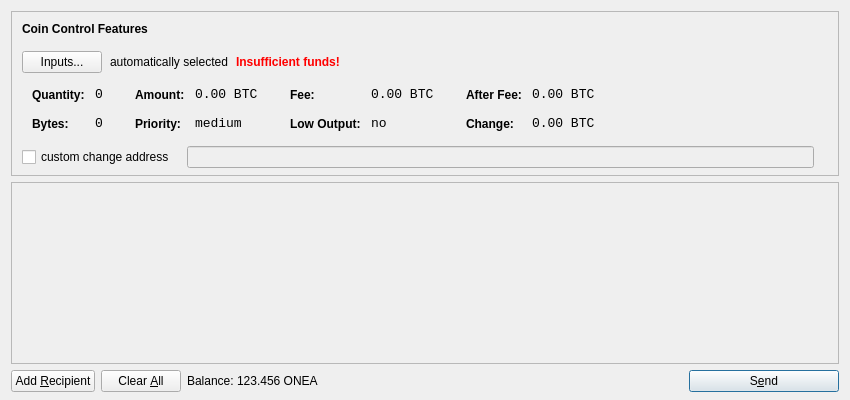
<?xml version="1.0" encoding="UTF-8"?>
<ui version="4.0">
 <class>SendCoinsDialog</class>
 <widget class="QDialog" name="SendCoinsDialog">
  <property name="geometry">
   <rect>
    <x>0</x>
    <y>0</y>
    <width>850</width>
    <height>400</height>
   </rect>
  </property>
  <property name="windowTitle">
   <string>Send Coins</string>
  </property>
  <layout class="QVBoxLayout" name="verticalLayout" stretch="0,1,0">
   <property name="bottomMargin">
    <number>8</number>
   </property>
   <item>
    <widget class="QFrame" name="frameCoinControl">
     <property name="sizePolicy">
      <sizepolicy hsizetype="Expanding" vsizetype="Expanding">
       <horstretch>0</horstretch>
       <verstretch>0</verstretch>
      </sizepolicy>
     </property>
     <property name="maximumSize">
      <size>
       <width>16777215</width>
       <height>16777215</height>
      </size>
     </property>
     <property name="frameShape">
      <enum>QFrame::StyledPanel</enum>
     </property>
     <property name="frameShadow">
      <enum>QFrame::Sunken</enum>
     </property>
     <layout class="QVBoxLayout" name="verticalLayoutCoinControl2">
      <property name="spacing">
       <number>-1</number>
      </property>
      <property name="leftMargin">
       <number>0</number>
      </property>
      <property name="topMargin">
       <number>0</number>
      </property>
      <property name="rightMargin">
       <number>0</number>
      </property>
      <property name="bottomMargin">
       <number>6</number>
      </property>
      <item>
       <layout class="QVBoxLayout" name="verticalLayoutCoinControl" stretch="0,0,0,0,1">
        <property name="spacing">
         <number>0</number>
        </property>
        <property name="leftMargin">
         <number>10</number>
        </property>
        <property name="topMargin">
         <number>10</number>
        </property>
        <item>
         <layout class="QHBoxLayout" name="horizontalLayoutCoinControl1">
          <property name="bottomMargin">
           <number>15</number>
          </property>
          <item>
           <widget class="QLabel" name="labelCoinControlFeatures">
            <property name="sizePolicy">
             <sizepolicy hsizetype="Preferred" vsizetype="Maximum">
              <horstretch>0</horstretch>
              <verstretch>0</verstretch>
             </sizepolicy>
            </property>
            <property name="font">
             <font>
              <weight>75</weight>
              <bold>true</bold>
             </font>
            </property>
            <property name="styleSheet">
             <string notr="true">font-weight:bold;</string>
            </property>
            <property name="text">
             <string>Coin Control Features</string>
            </property>
           </widget>
          </item>
         </layout>
        </item>
        <item>
         <layout class="QHBoxLayout" name="horizontalLayoutCoinControl2" stretch="0,0,0,0">
          <property name="spacing">
           <number>8</number>
          </property>
          <property name="bottomMargin">
           <number>10</number>
          </property>
          <item>
           <widget class="QPushButton" name="pushButtonCoinControl">
            <property name="styleSheet">
             <string notr="true"/>
            </property>
            <property name="text">
             <string>Inputs...</string>
            </property>
           </widget>
          </item>
          <item>
           <widget class="QLabel" name="labelCoinControlAutomaticallySelected">
            <property name="text">
             <string>automatically selected</string>
            </property>
            <property name="margin">
             <number>5</number>
            </property>
           </widget>
          </item>
          <item>
           <widget class="QLabel" name="labelCoinControlInsuffFunds">
            <property name="font">
             <font>
              <weight>75</weight>
              <bold>true</bold>
             </font>
            </property>
            <property name="styleSheet">
             <string notr="true">color:red;font-weight:bold;</string>
            </property>
            <property name="text">
             <string>Insufficient funds!</string>
            </property>
            <property name="margin">
             <number>5</number>
            </property>
           </widget>
          </item>
          <item>
           <spacer name="horizontalSpacerCoinControl">
            <property name="orientation">
             <enum>Qt::Horizontal</enum>
            </property>
            <property name="sizeHint" stdset="0">
             <size>
              <width>40</width>
              <height>1</height>
             </size>
            </property>
           </spacer>
          </item>
         </layout>
        </item>
        <item>
         <widget class="QWidget" name="widgetCoinControl" native="true">
          <property name="sizePolicy">
           <sizepolicy hsizetype="Preferred" vsizetype="Preferred">
            <horstretch>0</horstretch>
            <verstretch>0</verstretch>
           </sizepolicy>
          </property>
          <property name="minimumSize">
           <size>
            <width>0</width>
            <height>0</height>
           </size>
          </property>
          <property name="styleSheet">
           <string notr="true"/>
          </property>
          <layout class="QHBoxLayout" name="horizontalLayoutCoinControl5">
           <property name="margin">
            <number>0</number>
           </property>
           <item>
            <layout class="QHBoxLayout" name="horizontalLayoutCoinControl3" stretch="0,0,0,1">
             <property name="spacing">
              <number>20</number>
             </property>
             <property name="topMargin">
              <number>0</number>
             </property>
             <property name="bottomMargin">
              <number>10</number>
             </property>
             <item>
              <layout class="QFormLayout" name="formLayoutCoinControl1">
               <property name="horizontalSpacing">
                <number>10</number>
               </property>
               <property name="verticalSpacing">
                <number>14</number>
               </property>
               <property name="leftMargin">
                <number>10</number>
               </property>
               <property name="topMargin">
                <number>4</number>
               </property>
               <property name="rightMargin">
                <number>6</number>
               </property>
               <item row="0" column="0">
                <widget class="QLabel" name="labelCoinControlQuantityText">
                 <property name="styleSheet">
                  <string notr="true">font-weight:bold;</string>
                 </property>
                 <property name="text">
                  <string>Quantity:</string>
                 </property>
                 <property name="margin">
                  <number>0</number>
                 </property>
                </widget>
               </item>
               <item row="0" column="1">
                <widget class="QLabel" name="labelCoinControlQuantity">
                 <property name="font">
                  <font>
                   <family>Monospace</family>
                   <pointsize>10</pointsize>
                  </font>
                 </property>
                 <property name="cursor">
                  <cursorShape>IBeamCursor</cursorShape>
                 </property>
                 <property name="contextMenuPolicy">
                  <enum>Qt::ActionsContextMenu</enum>
                 </property>
                 <property name="text">
                  <string notr="true">0</string>
                 </property>
                 <property name="margin">
                  <number>0</number>
                 </property>
                 <property name="textInteractionFlags">
                  <set>Qt::LinksAccessibleByMouse|Qt::TextSelectableByKeyboard|Qt::TextSelectableByMouse</set>
                 </property>
                </widget>
               </item>
               <item row="1" column="0">
                <widget class="QLabel" name="labelCoinControlBytesText">
                 <property name="styleSheet">
                  <string notr="true">font-weight:bold;</string>
                 </property>
                 <property name="text">
                  <string>Bytes:</string>
                 </property>
                </widget>
               </item>
               <item row="1" column="1">
                <widget class="QLabel" name="labelCoinControlBytes">
                 <property name="font">
                  <font>
                   <family>Monospace</family>
                   <pointsize>10</pointsize>
                  </font>
                 </property>
                 <property name="cursor">
                  <cursorShape>IBeamCursor</cursorShape>
                 </property>
                 <property name="contextMenuPolicy">
                  <enum>Qt::ActionsContextMenu</enum>
                 </property>
                 <property name="text">
                  <string notr="true">0</string>
                 </property>
                 <property name="textInteractionFlags">
                  <set>Qt::LinksAccessibleByMouse|Qt::TextSelectableByKeyboard|Qt::TextSelectableByMouse</set>
                 </property>
                </widget>
               </item>
              </layout>
             </item>
             <item>
              <layout class="QFormLayout" name="formLayoutCoinControl2">
               <property name="horizontalSpacing">
                <number>10</number>
               </property>
               <property name="verticalSpacing">
                <number>14</number>
               </property>
               <property name="leftMargin">
                <number>6</number>
               </property>
               <property name="topMargin">
                <number>4</number>
               </property>
               <property name="rightMargin">
                <number>6</number>
               </property>
               <item row="0" column="0">
                <widget class="QLabel" name="labelCoinControlAmountText">
                 <property name="styleSheet">
                  <string notr="true">font-weight:bold;</string>
                 </property>
                 <property name="text">
                  <string>Amount:</string>
                 </property>
                 <property name="margin">
                  <number>0</number>
                 </property>
                </widget>
               </item>
               <item row="0" column="1">
                <widget class="QLabel" name="labelCoinControlAmount">
                 <property name="font">
                  <font>
                   <family>Monospace</family>
                   <pointsize>10</pointsize>
                  </font>
                 </property>
                 <property name="cursor">
                  <cursorShape>IBeamCursor</cursorShape>
                 </property>
                 <property name="contextMenuPolicy">
                  <enum>Qt::ActionsContextMenu</enum>
                 </property>
                 <property name="text">
                  <string notr="true">0.00 BTC</string>
                 </property>
                 <property name="textInteractionFlags">
                  <set>Qt::LinksAccessibleByMouse|Qt::TextSelectableByKeyboard|Qt::TextSelectableByMouse</set>
                 </property>
                </widget>
               </item>
               <item row="1" column="0">
                <widget class="QLabel" name="labelCoinControlPriorityText">
                 <property name="styleSheet">
                  <string notr="true">font-weight:bold;</string>
                 </property>
                 <property name="text">
                  <string>Priority:</string>
                 </property>
                </widget>
               </item>
               <item row="1" column="1">
                <widget class="QLabel" name="labelCoinControlPriority">
                 <property name="font">
                  <font>
                   <family>Monospace</family>
                   <pointsize>10</pointsize>
                  </font>
                 </property>
                 <property name="cursor">
                  <cursorShape>IBeamCursor</cursorShape>
                 </property>
                 <property name="contextMenuPolicy">
                  <enum>Qt::ActionsContextMenu</enum>
                 </property>
                 <property name="text">
                  <string>medium</string>
                 </property>
                 <property name="textInteractionFlags">
                  <set>Qt::LinksAccessibleByMouse|Qt::TextSelectableByKeyboard|Qt::TextSelectableByMouse</set>
                 </property>
                </widget>
               </item>
              </layout>
             </item>
             <item>
              <layout class="QFormLayout" name="formLayoutCoinControl3">
               <property name="horizontalSpacing">
                <number>10</number>
               </property>
               <property name="verticalSpacing">
                <number>14</number>
               </property>
               <property name="leftMargin">
                <number>6</number>
               </property>
               <property name="topMargin">
                <number>4</number>
               </property>
               <property name="rightMargin">
                <number>6</number>
               </property>
               <item row="0" column="0">
                <widget class="QLabel" name="labelCoinControlFeeText">
                 <property name="styleSheet">
                  <string notr="true">font-weight:bold;</string>
                 </property>
                 <property name="text">
                  <string>Fee:</string>
                 </property>
                 <property name="margin">
                  <number>0</number>
                 </property>
                </widget>
               </item>
               <item row="0" column="1">
                <widget class="QLabel" name="labelCoinControlFee">
                 <property name="font">
                  <font>
                   <family>Monospace</family>
                   <pointsize>10</pointsize>
                  </font>
                 </property>
                 <property name="cursor">
                  <cursorShape>IBeamCursor</cursorShape>
                 </property>
                 <property name="contextMenuPolicy">
                  <enum>Qt::ActionsContextMenu</enum>
                 </property>
                 <property name="text">
                  <string notr="true">0.00 BTC</string>
                 </property>
                 <property name="textInteractionFlags">
                  <set>Qt::LinksAccessibleByMouse|Qt::TextSelectableByKeyboard|Qt::TextSelectableByMouse</set>
                 </property>
                </widget>
               </item>
               <item row="1" column="0">
                <widget class="QLabel" name="labelCoinControlLowOutputText">
                 <property name="styleSheet">
                  <string notr="true">font-weight:bold;</string>
                 </property>
                 <property name="text">
                  <string>Low Output:</string>
                 </property>
                </widget>
               </item>
               <item row="1" column="1">
                <widget class="QLabel" name="labelCoinControlLowOutput">
                 <property name="font">
                  <font>
                   <family>Monospace</family>
                   <pointsize>10</pointsize>
                  </font>
                 </property>
                 <property name="cursor">
                  <cursorShape>IBeamCursor</cursorShape>
                 </property>
                 <property name="contextMenuPolicy">
                  <enum>Qt::ActionsContextMenu</enum>
                 </property>
                 <property name="text">
                  <string>no</string>
                 </property>
                 <property name="textInteractionFlags">
                  <set>Qt::LinksAccessibleByMouse|Qt::TextSelectableByKeyboard|Qt::TextSelectableByMouse</set>
                 </property>
                </widget>
               </item>
              </layout>
             </item>
             <item>
              <layout class="QFormLayout" name="formLayoutCoinControl4">
               <property name="horizontalSpacing">
                <number>10</number>
               </property>
               <property name="verticalSpacing">
                <number>14</number>
               </property>
               <property name="leftMargin">
                <number>6</number>
               </property>
               <property name="topMargin">
                <number>4</number>
               </property>
               <property name="rightMargin">
                <number>6</number>
               </property>
               <item row="0" column="0">
                <widget class="QLabel" name="labelCoinControlAfterFeeText">
                 <property name="styleSheet">
                  <string notr="true">font-weight:bold;</string>
                 </property>
                 <property name="text">
                  <string>After Fee:</string>
                 </property>
                 <property name="margin">
                  <number>0</number>
                 </property>
                </widget>
               </item>
               <item row="0" column="1">
                <widget class="QLabel" name="labelCoinControlAfterFee">
                 <property name="font">
                  <font>
                   <family>Monospace</family>
                   <pointsize>10</pointsize>
                  </font>
                 </property>
                 <property name="cursor">
                  <cursorShape>IBeamCursor</cursorShape>
                 </property>
                 <property name="contextMenuPolicy">
                  <enum>Qt::ActionsContextMenu</enum>
                 </property>
                 <property name="text">
                  <string notr="true">0.00 BTC</string>
                 </property>
                 <property name="textInteractionFlags">
                  <set>Qt::LinksAccessibleByMouse|Qt::TextSelectableByKeyboard|Qt::TextSelectableByMouse</set>
                 </property>
                </widget>
               </item>
               <item row="1" column="0">
                <widget class="QLabel" name="labelCoinControlChangeText">
                 <property name="styleSheet">
                  <string notr="true">font-weight:bold;</string>
                 </property>
                 <property name="text">
                  <string>Change:</string>
                 </property>
                </widget>
               </item>
               <item row="1" column="1">
                <widget class="QLabel" name="labelCoinControlChange">
                 <property name="font">
                  <font>
                   <family>Monospace</family>
                   <pointsize>10</pointsize>
                  </font>
                 </property>
                 <property name="cursor">
                  <cursorShape>IBeamCursor</cursorShape>
                 </property>
                 <property name="contextMenuPolicy">
                  <enum>Qt::ActionsContextMenu</enum>
                 </property>
                 <property name="text">
                  <string notr="true">0.00 BTC</string>
                 </property>
                 <property name="textInteractionFlags">
                  <set>Qt::LinksAccessibleByMouse|Qt::TextSelectableByKeyboard|Qt::TextSelectableByMouse</set>
                 </property>
                </widget>
               </item>
              </layout>
             </item>
            </layout>
           </item>
          </layout>
         </widget>
        </item>
        <item>
         <layout class="QHBoxLayout" name="horizontalLayoutCoinControl4" stretch="0,0,0">
          <property name="spacing">
           <number>12</number>
          </property>
          <property name="sizeConstraint">
           <enum>QLayout::SetDefaultConstraint</enum>
          </property>
          <property name="topMargin">
           <number>5</number>
          </property>
          <property name="rightMargin">
           <number>5</number>
          </property>
          <item>
           <widget class="QCheckBox" name="checkBoxCoinControlChange">
            <property name="text">
             <string>custom change address</string>
            </property>
           </widget>
          </item>
          <item>
           <widget class="QLineEdit" name="lineEditCoinControlChange">
            <property name="enabled">
             <bool>false</bool>
            </property>
            <property name="sizePolicy">
             <sizepolicy hsizetype="Expanding" vsizetype="Fixed">
              <horstretch>0</horstretch>
              <verstretch>0</verstretch>
             </sizepolicy>
            </property>
           </widget>
          </item>
          <item>
           <widget class="QLabel" name="labelCoinControlChangeLabel">
            <property name="sizePolicy">
             <sizepolicy hsizetype="Preferred" vsizetype="Expanding">
              <horstretch>0</horstretch>
              <verstretch>0</verstretch>
             </sizepolicy>
            </property>
            <property name="minimumSize">
             <size>
              <width>0</width>
              <height>0</height>
             </size>
            </property>
            <property name="text">
             <string/>
            </property>
            <property name="margin">
             <number>3</number>
            </property>
           </widget>
          </item>
         </layout>
        </item>
        <item>
         <spacer name="verticalSpacerCoinControl">
          <property name="orientation">
           <enum>Qt::Vertical</enum>
          </property>
          <property name="sizeHint" stdset="0">
           <size>
            <width>800</width>
            <height>1</height>
           </size>
          </property>
         </spacer>
        </item>
       </layout>
      </item>
     </layout>
    </widget>
   </item>
   <item>
    <widget class="QScrollArea" name="scrollArea">
     <property name="widgetResizable">
      <bool>true</bool>
     </property>
     <widget class="QWidget" name="scrollAreaWidgetContents">
      <property name="geometry">
       <rect>
        <x>0</x>
        <y>0</y>
        <width>830</width>
        <height>165</height>
       </rect>
      </property>
      <layout class="QVBoxLayout" name="verticalLayout_2">
       <property name="margin">
        <number>0</number>
       </property>
       <item>
        <layout class="QVBoxLayout" name="entries">
         <property name="spacing">
          <number>6</number>
         </property>
        </layout>
       </item>
       <item>
        <spacer name="verticalSpacer">
         <property name="orientation">
          <enum>Qt::Vertical</enum>
         </property>
         <property name="sizeHint" stdset="0">
          <size>
           <width>20</width>
           <height>40</height>
          </size>
         </property>
        </spacer>
       </item>
      </layout>
     </widget>
    </widget>
   </item>
   <item>
    <layout class="QHBoxLayout" name="horizontalLayout">
     <item>
      <widget class="QPushButton" name="addButton">
       <property name="toolTip">
        <string>Send to multiple recipients at once</string>
       </property>
       <property name="text">
        <string>Add &amp;Recipient</string>
       </property>
       <property name="icon">
        <iconset resource="../bitcoin.qrc">
         <normaloff>:/icons/add</normaloff>:/icons/add</iconset>
       </property>
       <property name="autoDefault">
        <bool>false</bool>
       </property>
      </widget>
     </item>
     <item>
      <widget class="QPushButton" name="clearButton">
       <property name="sizePolicy">
        <sizepolicy hsizetype="Minimum" vsizetype="Fixed">
         <horstretch>0</horstretch>
         <verstretch>0</verstretch>
        </sizepolicy>
       </property>
       <property name="toolTip">
        <string>Remove all transaction fields</string>
       </property>
       <property name="text">
        <string>Clear &amp;All</string>
       </property>
       <property name="icon">
        <iconset resource="../bitcoin.qrc">
         <normaloff>:/icons/remove</normaloff>:/icons/remove</iconset>
       </property>
       <property name="autoRepeatDelay">
        <number>300</number>
       </property>
       <property name="autoDefault">
        <bool>false</bool>
       </property>
      </widget>
     </item>
     <item>
      <layout class="QHBoxLayout" name="horizontalLayout_2">
       <property name="spacing">
        <number>3</number>
       </property>
       <item>
        <widget class="QLabel" name="label">
         <property name="text">
          <string>Balance:</string>
         </property>
        </widget>
       </item>
       <item>
        <widget class="QLabel" name="labelBalance">
         <property name="cursor">
          <cursorShape>IBeamCursor</cursorShape>
         </property>
         <property name="text">
          <string>123.456 ONEA</string>
         </property>
         <property name="textInteractionFlags">
          <set>Qt::LinksAccessibleByMouse|Qt::TextSelectableByKeyboard|Qt::TextSelectableByMouse</set>
         </property>
        </widget>
       </item>
      </layout>
     </item>
     <item>
      <spacer name="horizontalSpacer">
       <property name="orientation">
        <enum>Qt::Horizontal</enum>
       </property>
       <property name="sizeHint" stdset="0">
        <size>
         <width>40</width>
         <height>20</height>
        </size>
       </property>
      </spacer>
     </item>
     <item>
      <widget class="QPushButton" name="sendButton">
       <property name="minimumSize">
        <size>
         <width>150</width>
         <height>0</height>
        </size>
       </property>
       <property name="toolTip">
        <string>Confirm the send action</string>
       </property>
       <property name="text">
        <string>S&amp;end</string>
       </property>
       <property name="icon">
        <iconset resource="../bitcoin.qrc">
         <normaloff>:/icons/send</normaloff>:/icons/send</iconset>
       </property>
       <property name="default">
        <bool>true</bool>
       </property>
      </widget>
     </item>
    </layout>
   </item>
  </layout>
 </widget>
 <resources>
  <include location="../bitcoin.qrc"/>
 </resources>
 <connections/>
</ui>
